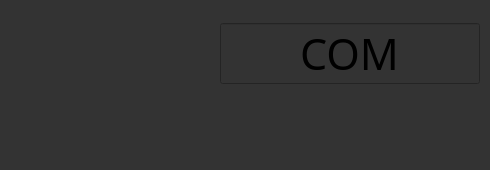
<?xml version="1.0" encoding="UTF-8"?>
<ui version="4.0">
 <class>COM_port</class>
 <widget class="QWidget" name="COM_port">
  <property name="geometry">
   <rect>
    <x>0</x>
    <y>0</y>
    <width>490</width>
    <height>170</height>
   </rect>
  </property>
  <property name="minimumSize">
   <size>
    <width>490</width>
    <height>170</height>
   </size>
  </property>
  <property name="maximumSize">
   <size>
    <width>490</width>
    <height>170</height>
   </size>
  </property>
  <property name="windowTitle">
   <string>Bluetooth_Connect</string>
  </property>
  <property name="styleSheet">
   <string notr="true">background-color: rgb(51, 51, 51);</string>
  </property>
  <widget class="QLabel" name="label">
   <property name="geometry">
    <rect>
     <x>10</x>
     <y>20</y>
     <width>200</width>
     <height>81</height>
    </rect>
   </property>
   <property name="text">
    <string/>
   </property>
   <property name="pixmap">
    <pixmap>COM_pot_text.png</pixmap>
   </property>
  </widget>
  <widget class="QPushButton" name="connect_button">
   <property name="geometry">
    <rect>
     <x>220</x>
     <y>95</y>
     <width>260</width>
     <height>70</height>
    </rect>
   </property>
   <property name="styleSheet">
    <string notr="true"> QPushButton:flat {   border: none; }</string>
   </property>
   <property name="text">
    <string/>
   </property>
   <property name="icon">
    <iconset>
     <normaloff>connect_button.png</normaloff>connect_button.png</iconset>
   </property>
   <property name="iconSize">
    <size>
     <width>1000</width>
     <height>100</height>
    </size>
   </property>
   <property name="flat">
    <bool>true</bool>
   </property>
  </widget>
  <widget class="QLineEdit" name="portline_edit">
   <property name="geometry">
    <rect>
     <x>220</x>
     <y>23</y>
     <width>260</width>
     <height>61</height>
    </rect>
   </property>
   <property name="sizePolicy">
    <sizepolicy hsizetype="Fixed" vsizetype="Fixed">
     <horstretch>0</horstretch>
     <verstretch>0</verstretch>
    </sizepolicy>
   </property>
   <property name="font">
    <font>
     <family>Impact</family>
     <pointsize>32</pointsize>
    </font>
   </property>
   <property name="inputMask">
    <string notr="true"/>
   </property>
   <property name="text">
    <string>COM</string>
   </property>
   <property name="alignment">
    <set>Qt::AlignCenter</set>
   </property>
  </widget>
 </widget>
 <resources/>
 <connections/>
</ui>
